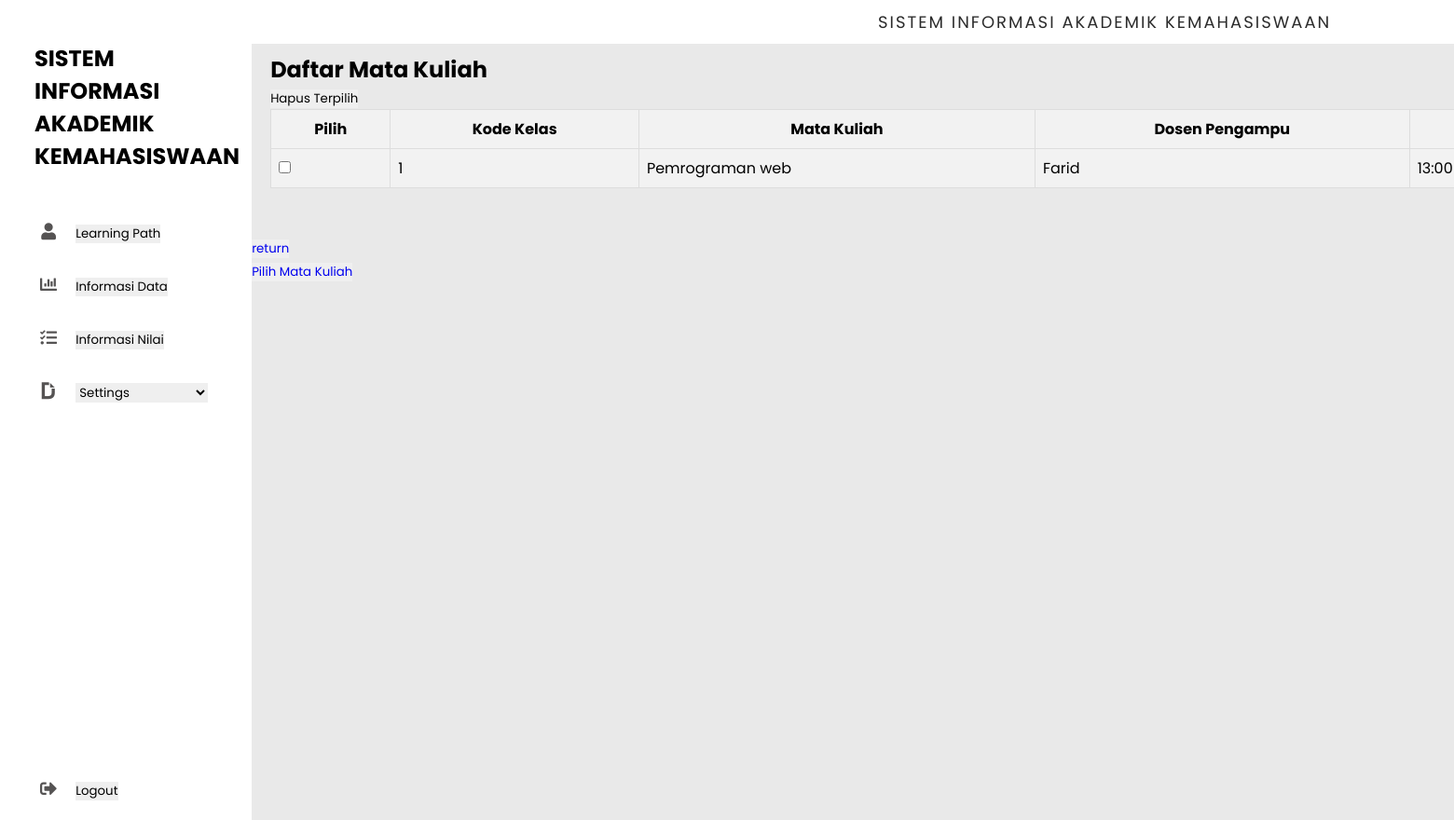
Page /model/view/mata_kuliah.php (signed in) on the earlier database version.
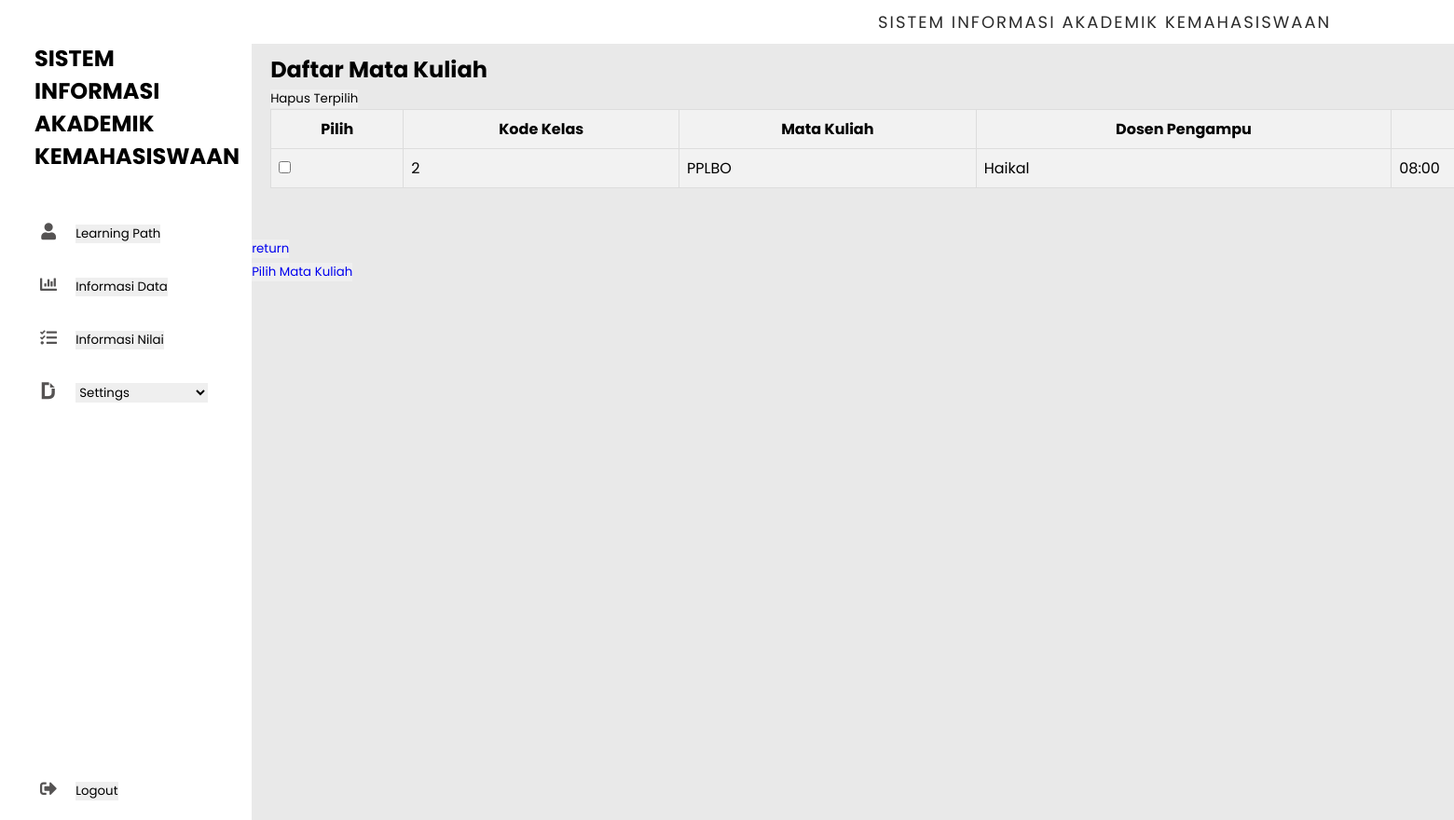
Same page on the later database version.
### tables this page shows
CREATE TABLE `data_kelas_mahasiswa` (
  `nim` varchar(20) NOT NULL,
  `kode_kelas` varchar(20) NOT NULL,
  `nilai` varchar(1) NOT NULL
);

CREATE TABLE `kelas` (
  `kode_kelas` varchar(4) NOT NULL,
  `mata_kuliah` varchar(20) NOT NULL,
  `dosen` varchar(20) NOT NULL,
  `waktu` varchar(7) NOT NULL,
  `ruangan` varchar(6) NOT NULL,
  `tipe` varchar(20) NOT NULL,
  `nip` varchar(20) NOT NULL
);

### core/database.php (called while the page is built, shortened)
<?php
class Database{
	private $host = 'localhost';
	private $user = 'root';
	private $pass = '';
	private $db_name = 'mahasiswa';
	private $dbh;
	private $stmt;
	public function __construct(){
		$dsn = 'mysql:host=' . $this->host . '; dbname=' . $this->db_name . '';
		$option = [
			PDO::ATTR_PERSISTENT => true,
			PDO::ATTR_ERRMODE => PDO::ERRMODE_EXCEPTION
		];
		try{
			$this->dbh = new PDO($dsn, $this->user, $this->pass, $option);
		} catch(PDOException $e){
			die($e->getMessage());
		}
	}
	public function query($query){
		$this->stmt = $this->dbh->prepare($query);
	}
	public function bind($param, $value, $type = null){
		if (is_null($type)) {
			switch (true) {
				default:
					$type = PDO::PARAM_STR;
			}
		}
		$this->stmt->bindValue($param, $value, $type);
		}
	public function execute(){
		$this->stmt->execute();
	}
	public function resultSet(){
		$this->execute();
		return $this->stmt->fetchAll(PDO::FETCH_ASSOC);
	}
}

### model/matakuliah-model.php (called while the page is built, shortened)
<?php
class Matakuliah_model extends Database {
    public function getAllKelasbyNIM($nim){
        $this->query('SELECT k.*, d.* FROM data_kelas_mahasiswa d
                          JOIN kelas k ON d.kode_kelas = k.kode_kelas
                          WHERE d.nim = :nim');
        $this->bind(':nim', $nim);
        return $this->resultSet();
    }
}
?>

### model/view/mata_kuliah.php (the view, shortened to what this page needs)
<?php
$controller = new Matakuliah_model();
$controller->checkLoginSession();
$nim = $_SESSION['nim'];
$kelas = $controller->getAllKelasbyNIM($nim);
?>
<!DOCTYPE html>
<html lang="en">
<head>
<link rel="stylesheet" href="https://cdnjs.cloudflare.com/ajax/libs/font-awesome/5.15.4/css/all.min.css" />
</head>
<body>
<div class="container">
        <nav>
          <div class="navbar">
            <div class="logo">
              <h1>SISTEM INFORMASI AKADEMIK KEMAHASISWAAN</h1>
            </div>
            <ul>
              <li><a href="#">
                <i class="fas fa-user"></i>
                <button id="mata_kuliah" class="nav-item">Learning Path</button>
              </a>
              </li>
              <li><a href="#">
                <i class="fas fa-chart-bar"></i>
                <button id="mahasiswaBtn">Informasi Data</button>
              </a>
              </li>
              <li><a href="#">
                <i class="fas fa-tasks"></i>
                <button id="nilaiBtn" class="nav-item">Informasi Nilai</button>
              </a>
              </li>
              <li><a href="#">
                <i class="fab fa-dochub"></i>
                <select id="settingsDropdown" class="nav-item">
                    <option selected disabled>Settings</option>
                </select>
              </a>
              </li>
              <li><a href="#" class="logout">
                <i class="fas fa-sign-out-alt"></i>
                <button id="logoutBtn" class="nav-item">Logout</button>
              </a>
              </li>
            </ul>
          </div>
        </nav>
        <section class="main">
          <div class="main-top">
            <p>SISTEM INFORMASI AKADEMIK KEMAHASISWAAN</p>
          </div>
          <div class="main-body">
          <table class="table">
<h2 class="h2">Daftar Mata Kuliah</h2>
    <thead>
        <tr>
            <th>Pilih</th>
            <th>Kode Kelas</th>
            <th>Mata Kuliah</th>
            <th>Dosen Pengampu</th>
            <th>Waktu</th>
        </tr>
    </thead>
    <tbody>
    <form action="../Matakuliah_controller/hapus_mk" method="POST">
    <?php if (!empty($kelas)): ?>
        <?php foreach ($kelas as $row): ?>
            <tr>
                <td><input type="checkbox" name="kode_kelas[]" value="<?= $row['kode_kelas'] ?>"></td>
                <td><?= $row['kode_kelas'] ?></td>
                <td><?= $row['mata_kuliah'] ?></td>
                <td><?= $row['dosen'] ?></td>
                <td><?= $row['waktu'] ?></td>
            </tr>
        <?php endforeach; ?>
        <input type="submit" name="submit" value="Hapus Terpilih">
    <?php else: ?>
        <p>Tidak ada mata kuliah yang tersedia.</p>
    <?php endif; ?>
</form>
    </tbody>
</table>
          </div>
          <div class="row">
          </div>
          <div class="button-wrapper" data-tippy-content="Click to copy button 6">
          <button class="button-6" role="button"><a href="../login/dashboard"> return</a></button>
        </div>
        <div class="button-wrapper" data-tippy-content="Click to copy button 6">
          <button class="button-6" role="button"><a href="../login/dashboard"><a href="pilih_mk"> Pilih Mata Kuliah</a></a></button>
        </div>
</body>
</html>

### model/view/mata_kuliah.php (style rules this page uses)
body { font-family: Arial, sans-serif; }
table { width: 100%; border-collapse: collapse; }
table, th, td { border: 1px solid #ddd; padding: 8px; }
th { background-color: #f2f2f2; }
tr:nth-child(even) { background-color: #f2f2f2; }
* { margin: 0; padding: 0; outline: none; border: none; text-decoration: none; list-style: none; box-sizing: border-box; font-family: "Poppins", sans-serif; }
body { background: rgb(233, 233, 233); }
.container { display: flex; width: 2100px; margin: auto; }
.h2 { justify-content: center; align-items: center; }
nav { position: sticky; top: 0; left: 0; bottom: 0; width: 310px; height: 110vh; background: #fff; }
.navbar { width: 80%; margin: 0 auto; }
table { width: 1400px; padding: 2rem; justify-content: center; align-items: center; }
ul { margin: 0 auto; padding-top: 2rem; }
li { padding-bottom: 2rem; }
li a { font-size: 16px; color: rgb(85, 83, 83); }
nav i { width: 50px; font-size: 18px; text-align: center; }
.logout { position: absolute; bottom: 20px; }
.main { width: 100%; }
.main-top { width: 100%; background: #fff; padding: 10px; text-align: center; font-size: 18px; letter-spacing: 2px; text-transform: uppercase; color: rgb(43, 43, 43); }
.main-body { padding: 10px 10px 10px 20px; justify-content: center; align-items: center; }
h1 { margin: 20px 10px; }
.row { display: flex; padding: 10px; margin-top: 1.3rem; justify-content: space-between; }

Differences in the rows shown:
removed data_kelas_mahasiswa: kode_kelas "1", kode_kelas.mata_kuliah "Pemrograman web", kode_kelas.dosen "Farid", kode_kelas.waktu "13:00"
added data_kelas_mahasiswa: kode_kelas "2", kode_kelas.mata_kuliah "PPLBO", kode_kelas.dosen "Haikal", kode_kelas.waktu "08:00"
